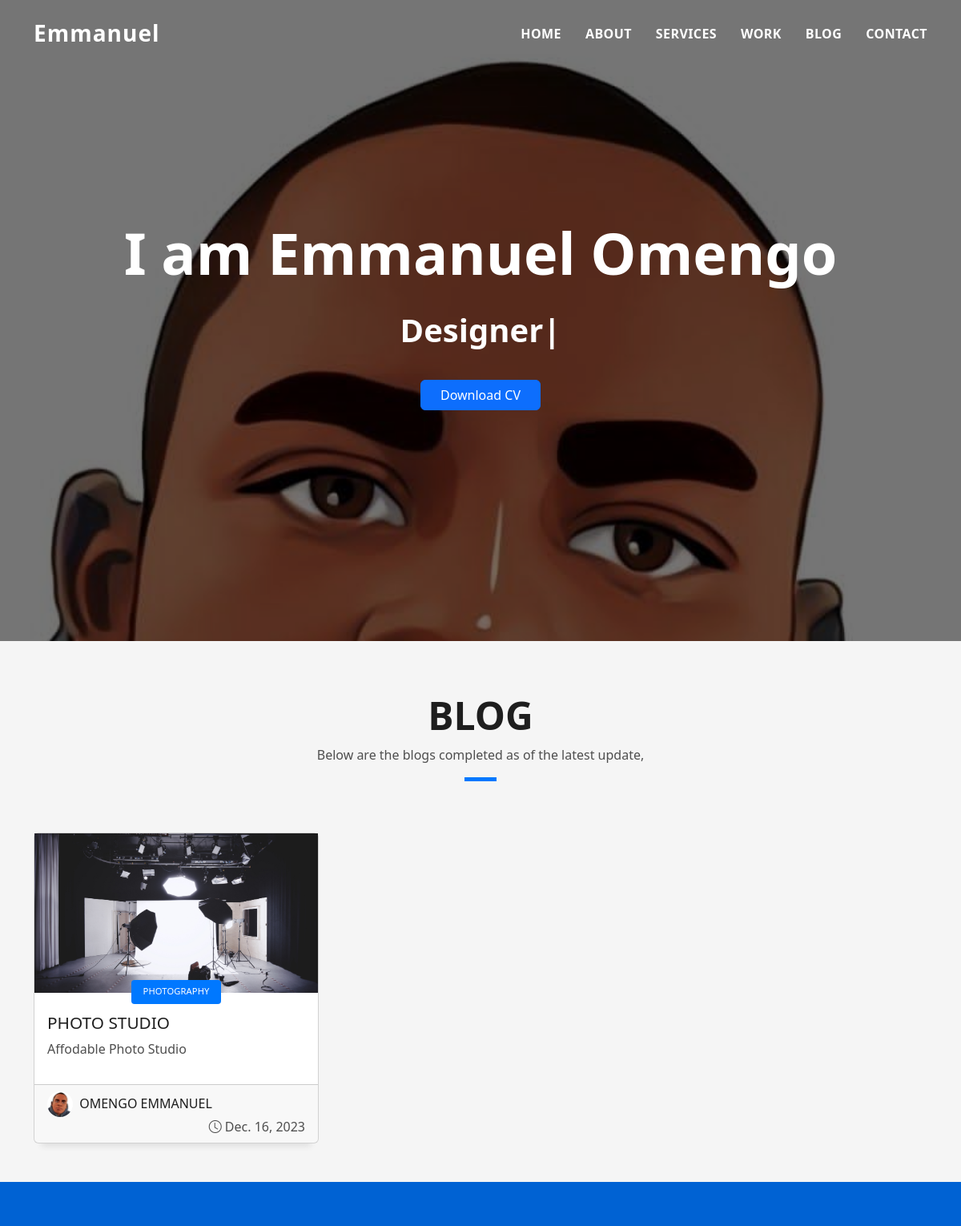
Page /blog on the committed database.
### resume/models.py (models this page shows, shortened)
class blogs(models.Model):
    Blog_Photo = models.ImageField(upload_to="uploads/blogs", default="uploads/blogs/profile.jpg")
    Blog_Category = models.CharField(max_length=30, null=False, blank=False)
    blog_Title_Venue = models.CharField(max_length=100, null=False, blank=False)
    Blog_Description = models.CharField(max_length=100, null=False, blank=False)
    My_Photo = models.ImageField(upload_to="uploads/blogs", default="uploads/blogs/profile.jpg")
    My_Name = models.CharField(max_length=50, null=False, blank=False)
    Blog_Date = models.DateField(default=timezone.now())

### resume/views.py (the view)
# urls.py: path('blog', views.blog, name="blog"),
def blog(request):
    blogss = blogs.objects.all()
    return render(request, 'blog.html', {'blogss': blogss})

### resume/templates/blog.html (shortened to what this page needs)
{% extends 'layout.html' %}
{% load static %}
{% block body %}
 <main id="main">
    <section id="blog" class="blog-mf sect-pt4 route">
      <div class="container">
        <div class="row">
          <div class="col-sm-12">
            <div class="title-box text-center">
              <h3 class="title-a">
                Blog
              </h3>
              <p class="subtitle-a">
                Below are the blogs completed as of the latest update,
              </p>
              <div class="line-mf"></div>
            </div>
          </div>
        </div>
        <div class="row">{% for z in blogss %}
          <div class="col-md-4">
            <div class="card card-blog">
              <div class="card-img">
                <a href="/blogsingle"><img src="/media/{{ z.Blog_Photo }}" alt="" class="img-fluid"></a>
              </div>
              <div class="card-body">
                <div class="card-category-box">
                  <div class="card-category">
                    <h6 class="category">{{ z.Blog_Category }}</h6>
                  </div>
                </div>
                <h3 class="card-title"><a href="/blogsingle">{{ z.blog_Title_Venue }}</a></h3>
                <p class="card-description">
                 {{ z.Blog_Description }}
                </p>
              </div>
              <div class="card-footer">
                <div class="post-author">
                  <a href="#">
                    <img src="/media/{{ z.My_Photo }}" alt="" class="avatar rounded-circle">
                    <span class="author">{{ z.My_Name }}</span>
                  </a>
                </div>
                <div class="post-date">
                  <span class="bi bi-clock"></span> {{ z.Blog_Date }}
                </div>
              </div>
            </div>
          </div>
             {% endfor %}
        </div>
      </div>
    </section>
 </main>
  <footer>
    <div class="container">
      <div class="row">
        <div class="col-sm-12">
        </div>
      </div>
    </div>
  </footer>
</body>
</html>
{% endblock %}

### resume/static/css/style.css (style rules this page uses)
body { background-color: #f5f5f5; color: #4e4e4e; }
h1, h2, h3, h4, h5, h6 { color: #1e1e1e; }
a { color: #1e1e1e; text-decoration: none; transition: all 0.5s ease-in-out; }
.box-shadow, .card-blog, .work-box, .service-box, .paralax-mf { box-shadow: 0 13px 8px -10px rgba(0, 0, 0, 0.1); }
.avatar { width: 32px; height: 32px; margin-right: 4px; overflow: hidden; }
.sect-pt4 { padding-top: 4rem; }
.title-box { margin-bottom: 4rem; }
.title-a { text-decoration: none; font-size: 3rem; font-weight: bold; text-transform: uppercase; }
.subtitle-a { text-decoration: none; color: #4e4e4e; }
.line-mf { width: 40px; height: 5px; background-color: #0078ff; margin: 0 auto; }
@media (min-width: 767px) { .card-blog { margin-bottom: 3rem; } }
.card-blog .card-body { position: relative; }
.card-blog .card-category-box { position: absolute; text-align: center; top: -16px; left: 15px; right: 15px; line-height: 25px; overflow: hidden; }
.card-blog .card-category { display: inline-block; color: #fff; padding: 0 15px 5px; overflow: hidden; background-color: #0078ff; border-radius: 4px; }
.card-blog .card-category .category { color: #fff; display: inline-block; text-transform: uppercase; font-size: 0.7rem; letter-spacing: 0.1px; margin-bottom: 0; }
.card-blog .card-title { font-size: 1.3rem; margin-top: 0.6rem; }
.card-blog .card-description { color: #4e4e4e; }
.card-blog .post-author { display: inline-block; }
.card-blog .post-date { color: #4e4e4e; display: inline-block; float: right; }
footer { text-align: center; color: #fff; padding: 25px 0; background: #0062d3; }

### rows in the picture
blogs: Blog_Photo (picture), Blog_Category "PHOTOGRAPHY", blog_Title_Venue "PHOTO STUDIO", Blog_Description "Affodable Photo Studio", My_Photo (picture), My_Name "OMENGO EMMANUEL", Blog_Date "Dec. 16, 2023"
